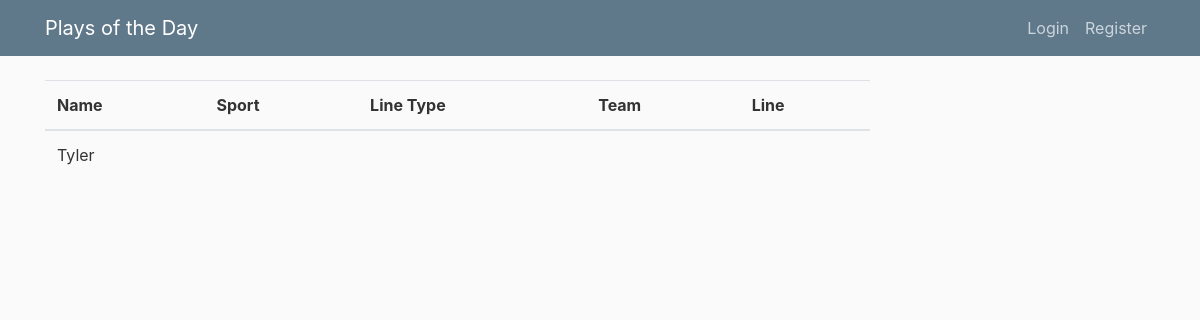
Page /home on the earlier database version.
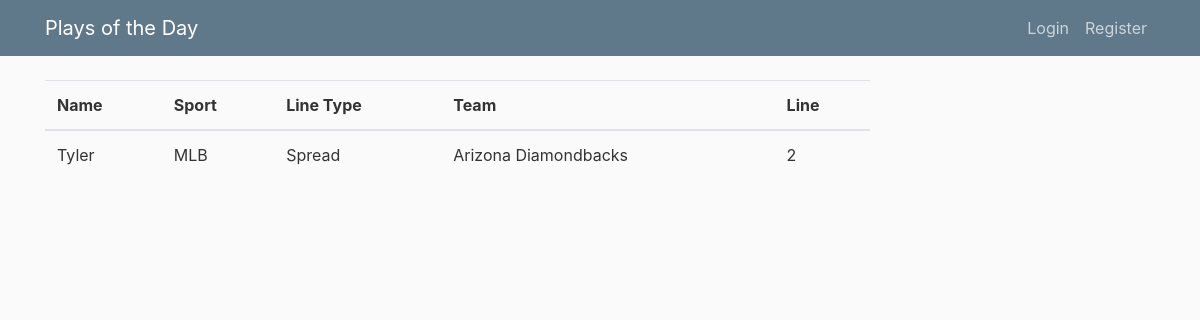
Same page on the later database version.
### pod/models.py (models this page shows, shortened)
class User(db.Model, UserMixin):
    id = db.Column(db.Integer, primary_key=True)
    firstname = db.Column(db.String(30), nullable=False)
    lastname = db.Column(db.String(30), nullable=False)
    email = db.Column(db.String(120), nullable=False, unique=True)
    picks = db.relationship('Pick', backref='userobj', lazy=False)

class Pick(db.Model):
    id = db.Column(db.Integer, primary_key=True)
    user_id = db.Column(db.Integer, db.ForeignKey('user.id'), nullable=False)
    date = db.Column(db.Date, nullable=False)
    sport = db.Column(db.String(60), nullable=False)
    team = db.Column(db.String(60), nullable=False)
    linetype = db.Column(db.String(60), nullable=False)
    line = db.Column(db.String(60), nullable=False)
    odds = db.Column(db.Integer, nullable=True)
    result = db.Column(db.Boolean, nullable=True)
    parlay_id = db.Column(db.Integer, db.ForeignKey('parlay.id'), nullable=True)

### pod/picks/routes.py (the view)
@picks.route("/")
@picks.route("/home")
def home():
    todayspicks = Pick.query.filter(Pick.date.like('%' + datetime.datetime.now().strftime('%Y-%m-%d') + '%')).all()
    users = User.query.order_by(User.firstname).all()
    return render_template('home.html', users=users, todayspicks=todayspicks)

### pod/templates/home.html
{% extends "layout.html" %}
{% block content1 %}
<div class="table-responsive">
  <table class="table">
    <thead>
      <th scope="col">Name</th>
      <th scope="col">Sport</th>
      <th scope="col">Line Type</th>
      <th scope="col">Team</th>
      <th scope="col">Line</th>
    </thead>
  {% for user in users %}
  <tr>
    <td>
      {{user.firstname}}
    </td>
    <td>
      {% for pick in todayspicks if pick.user_id == user.id: %}
        <div>{{pick.sport}}</div>
      {%endfor%}
    </td>
    <td>
      {% for pick in todayspicks if pick.user_id == user.id: %}
        <div>{{pick.linetype}}</div>
      {%endfor%}
    </td>
    <td>
      {% for pick in todayspicks if pick.user_id == user.id: %}
        <div>{{pick.team}}</div>
      {%endfor%}
    </td>
    <td>
      {% for pick in todayspicks if pick.user_id == user.id: %}
        <div>
          {%if pick.line !=0:%}
            {{pick.line}}
          {%else:%}
          <br>
          {%endif%}
        </div>
      {%endfor%}
    </td>
  </tr>
  {% endfor %}
  </table>
</div>
{% endblock content1 %}

Differences in the rows shown:
added Pick: sport "MLB", linetype "Spread", team "Arizona Diamondbacks", line "2"
